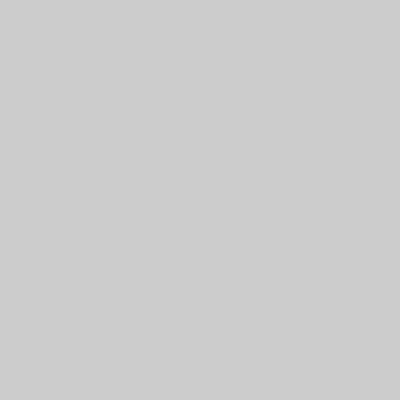
Frame 1 (no input)
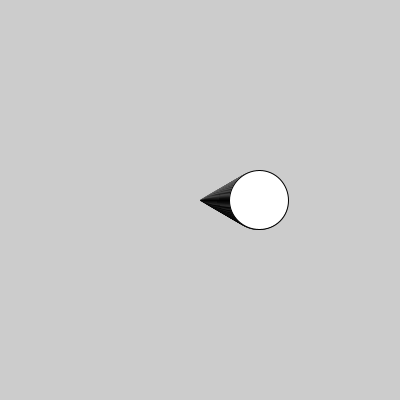
Frame 60 (the mouse pressed at the canvas centre just before this capture)
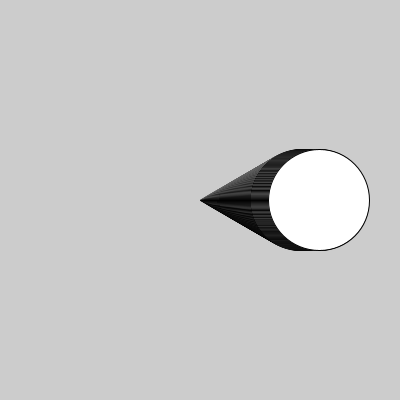
Frame 120 (the mouse held since frame 60 and released just before this capture)

The Processing sketch that drew these frames (run headless with seeded random() and noise(); from frame 60 on, the mouse is pressed at the canvas centre):

// Processing sketch: if_simple_variable_posX
// ── if_simple_variable_posX.pde
int tam = 0;
int incTam = 1;
int incPosX = 1;
int posX = 200;

void setup(){
    size(400, 400);
}

void draw(){
  ellipse(posX,200,tam,tam);
  tam = tam + incTam;
  posX = posX + incPosX;
  
  if(tam > 100){
    incTam = 0;
  }else{
    incTam = 1;
  }
  
  if(posX > 400){
    incPosX = 0;
  }else{
    incPosX = 1;
  }
}

void mouseClicked(){
}

void keyPressed(){

}
